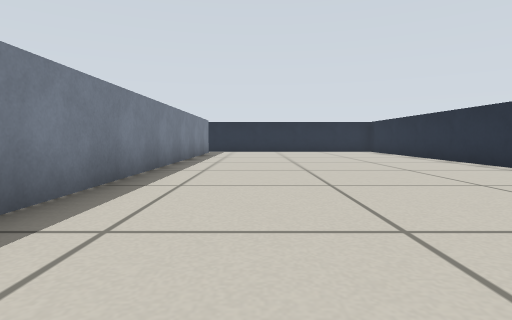
view 1 (above)

23 first-person views from a walk through a Gazebo world. The camera is 0.31 m above the floor, tilts 4° down and sees 80° across. The floor is counted in squares, 0.5 m on a side. Each view is taken from the middle of a square. On the plan, view 1 faces up. The plan holds only what a view shows up to about 9 squares ahead; the rest is blank.

view 2
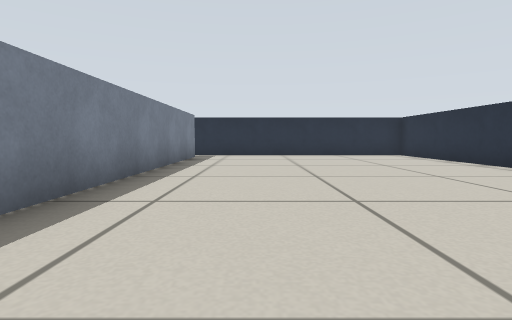

view 3
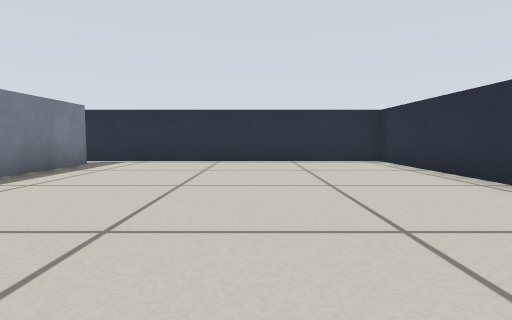

view 4
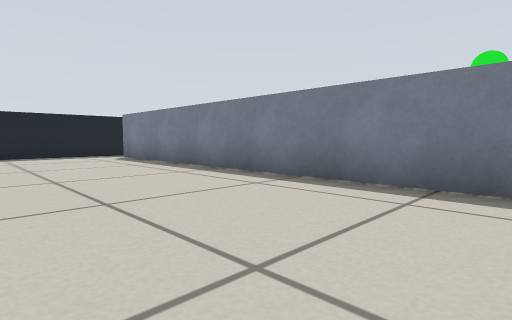

view 5
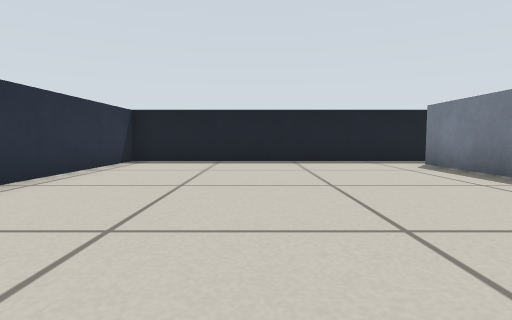

view 6
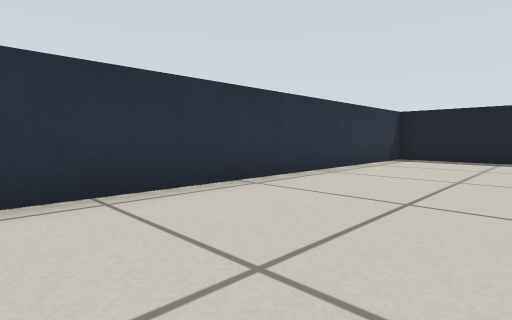

view 7
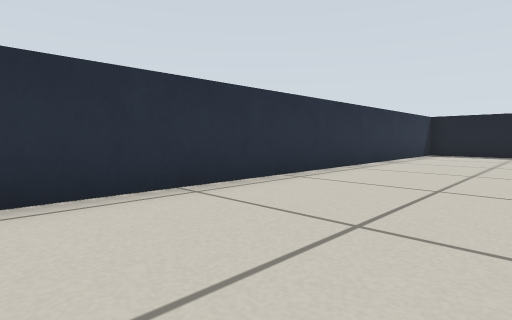

view 8
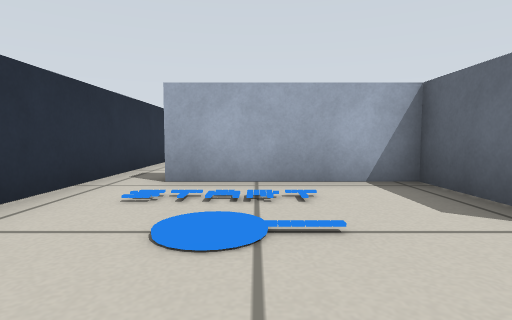

view 9
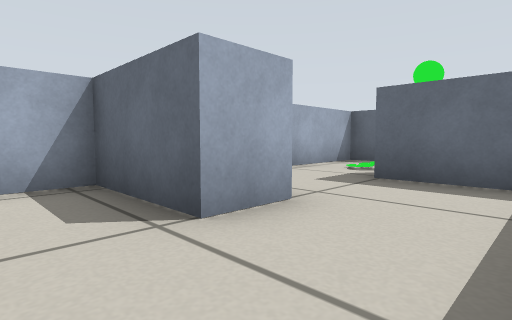

view 10
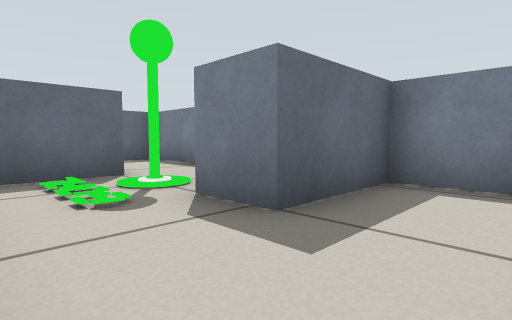

view 11
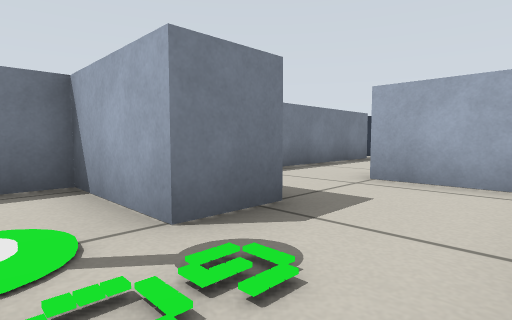

view 12
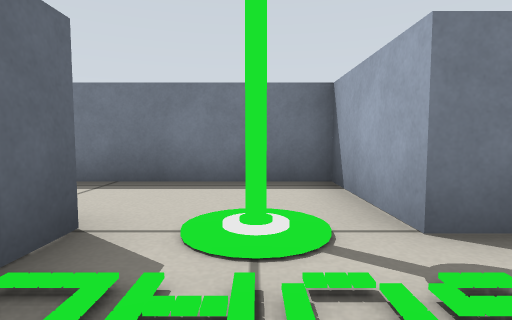

view 13
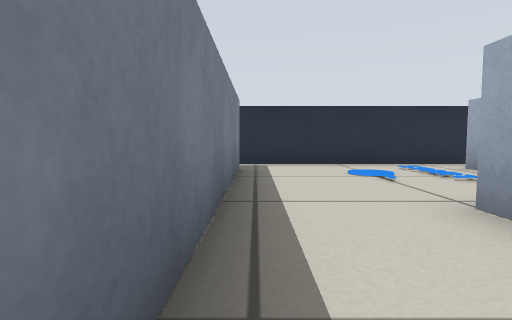

view 14
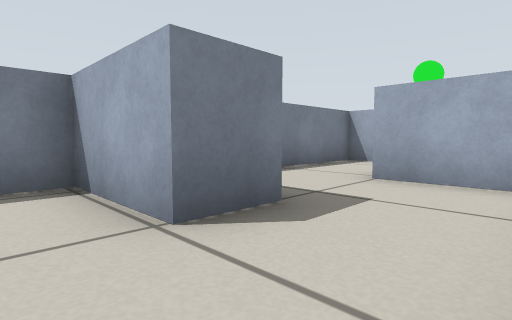

view 15
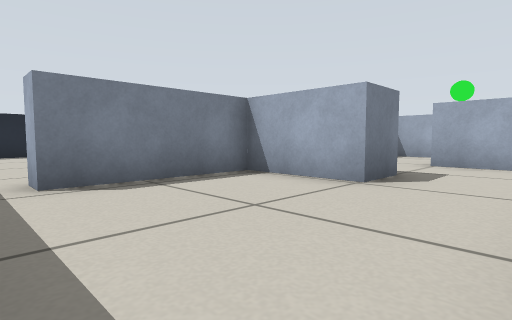

view 16
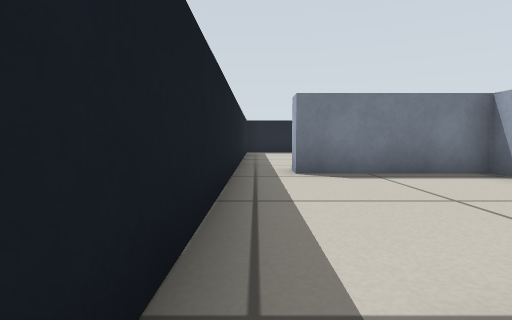

view 17
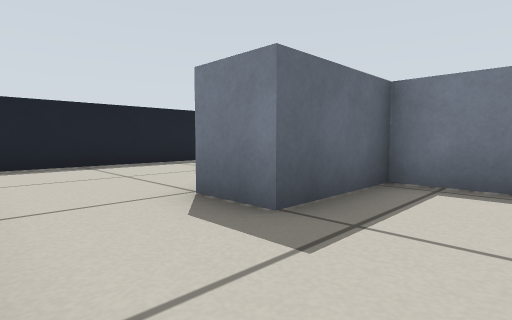

view 18
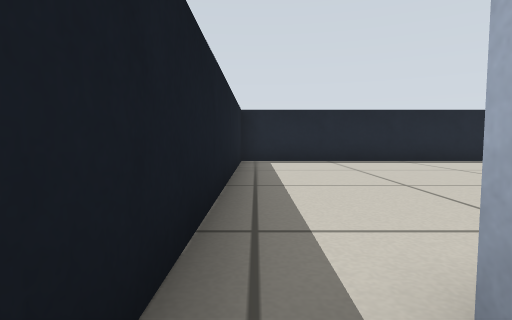

view 19
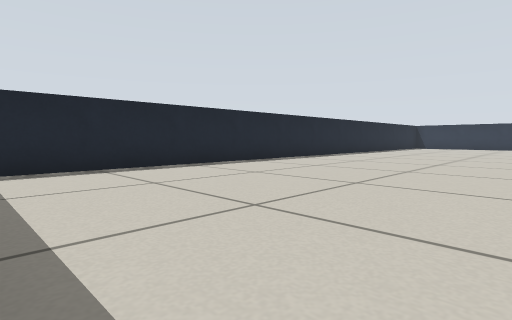

view 20
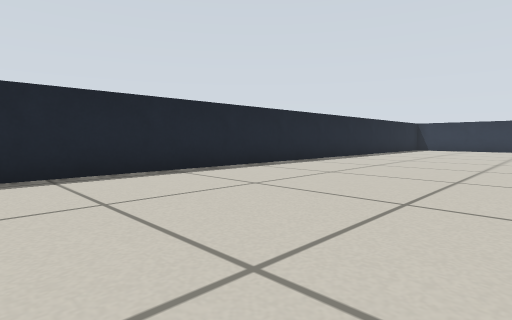

view 21
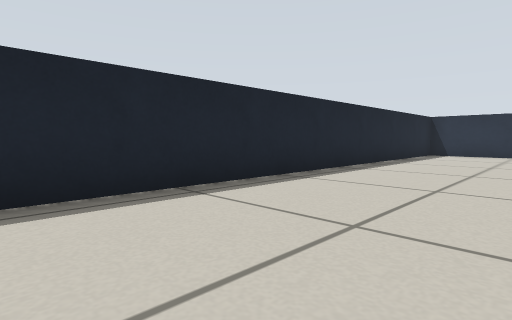

view 22
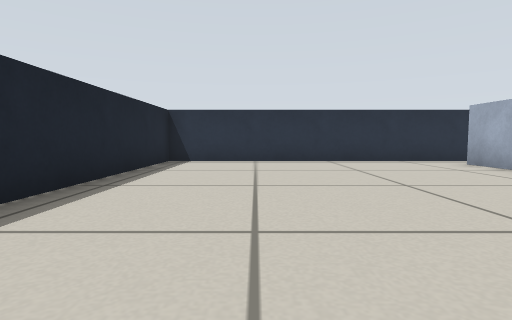

view 23
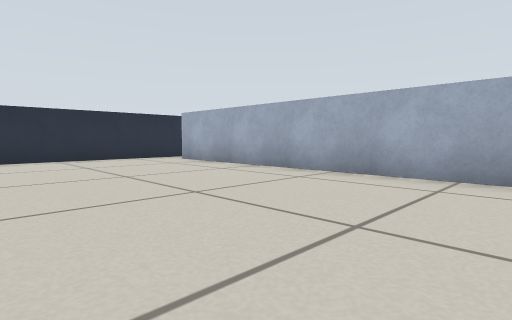

### Floor plan
Points are (right, up) in squares from view 1. A wall is a line through its corners. A room is listed if a view was taken in it or the views show most of it. See-through windows are left out.
Room 1 (views 1, 2, 3, 4, 5, 6, 7, 16)
walls: (-2.1, 13.4) (-2.1, -5.4); (-2.5, -6.4) (5.4, -6.4) (5.4, 14.4) (-2.5, 14.4)
ways out: opening at (-2, -6) to room 2; opening at (-2, 14) to room 2
Room 2 (views 8, 9, 10, 11, 12, 13, 14, 15, 17, 18)
walls: (-7.3, 4.2) (-7.3, -0.2); (-2.7, 3.8) (-2.7, 5.5); (-2.7, 9.8) (-2.7, 13.4); (-7.3, -2.8) (-7.3, -5.3) (-8, -5.3); (-7.3, 13.2) (-7.3, 6.8); (-2.5, 14.4) (-8.5, 14.4); (-8.5, -6.4) (-2.5, -6.4)
ways out: opening at (-2, -6) to room 1; opening at (-2, 14) to room 1; opening at (-8, -6) to room 3; opening at (-8, 14) to room 3
objects: grey box (-7, -2) to (-5, -1); grey box (-7, 5) to (-5, 6); grey box (-5, 2) to (-3, 3); marker (-5, 4); grey box (-5, 9) to (-3, 9)
Room 3 (views 19, 20, 21, 22, 23)
walls: (-7.9, 5.4) (-7.9, 13.4); (-8.5, 14.4) (-15.4, 14.4) (-15.4, -6.4) (-8.5, -6.4)
ways out: opening at (-8, -6) to room 2; opening at (-8, 14) to room 2

Where each view was taken, in squares from view 1:
view 1: 0 up, 0 right, facing up
view 2: 3 up, 0 right, facing up
view 3: 6 up, 2 right, facing up
view 4: 5 up, 2 right, facing down-left
view 5: 2 up, 2 right, facing down
view 6: 3 up, 2 right, facing down-right
view 7: 6 up, 2 right, facing down-right
view 8: 12 up, 7 left, facing right
view 9: 11 up, 7 left, facing down-right
view 10: 8 up, 3 left, facing down-left
view 11: 4 up, 3 left, facing up-left
view 12: 4 up, 3 left, facing left
view 13: 7 up, 7 left, facing up
view 14: 3 down, 3 left, facing up-left
view 15: 6 down, 3 left, facing up-left
view 16: 6 down, 2 left, facing left
view 17: 1 up, 3 left, facing down-left
view 18: 6 down, 7 left, facing left
view 19: 6 down, 9 left, facing up-left
view 20: 3 down, 10 left, facing up-left
view 21: 2 up, 12 left, facing up-left
view 22: 6 up, 13 left, facing up
view 23: 5 up, 13 left, facing up-right
